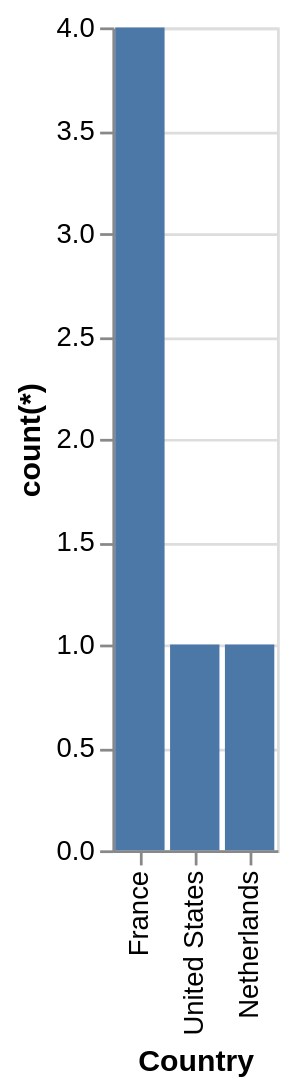

Source (Vega-Lite JSON):
### Vega-Lite specification from a JSON file in a GitHub repository (floating-point values rounded to 4 significant figures)
{"data": {"values": [{"x_data": "France", "y_data": 4}, {"x_data": "United States", "y_data": 1}, {"x_data": "Netherlands", "y_data": 1}]}, "mark": "bar", "encoding": {"x": {"field": "x_data", "type": "nominal", "title": "Country", "sort": {"op": "sum", "field": "y_data", "order": "descending"}}, "y": {"field": "y_data", "type": "quantitative", "title": "count(*)"}}}
